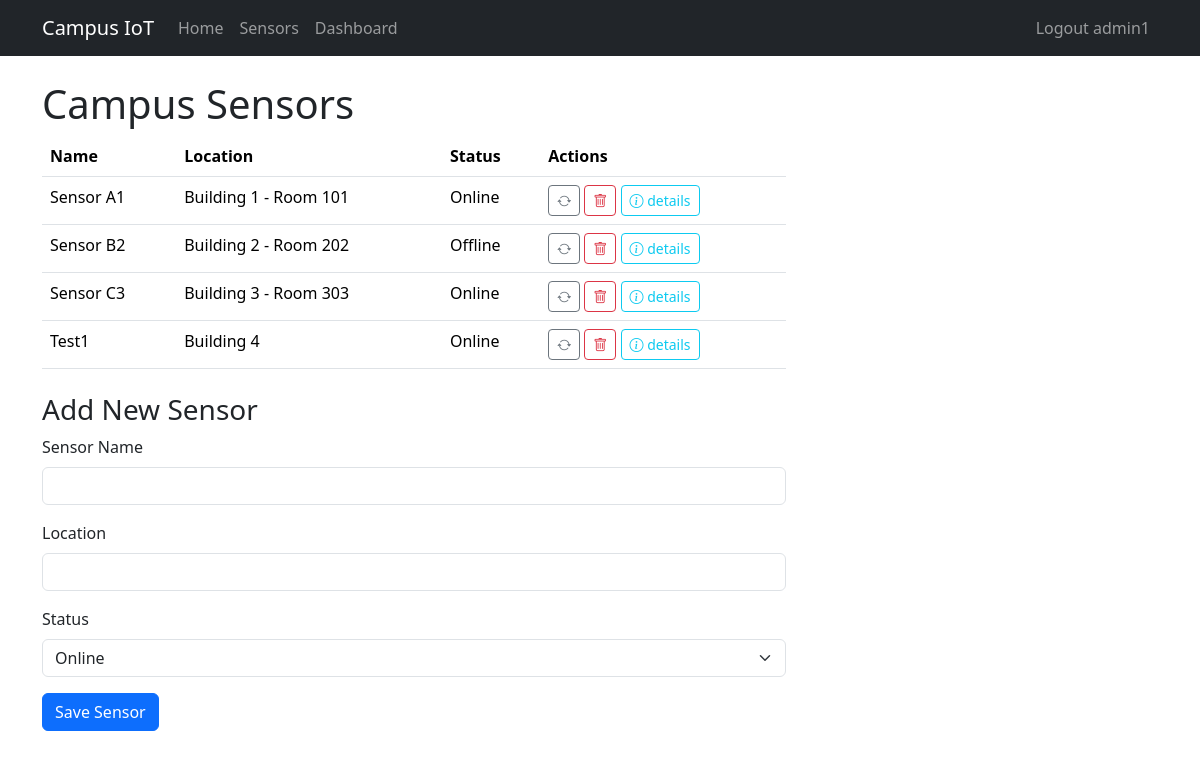
/sensors (signed in), run on an earlier commit of the app's database.
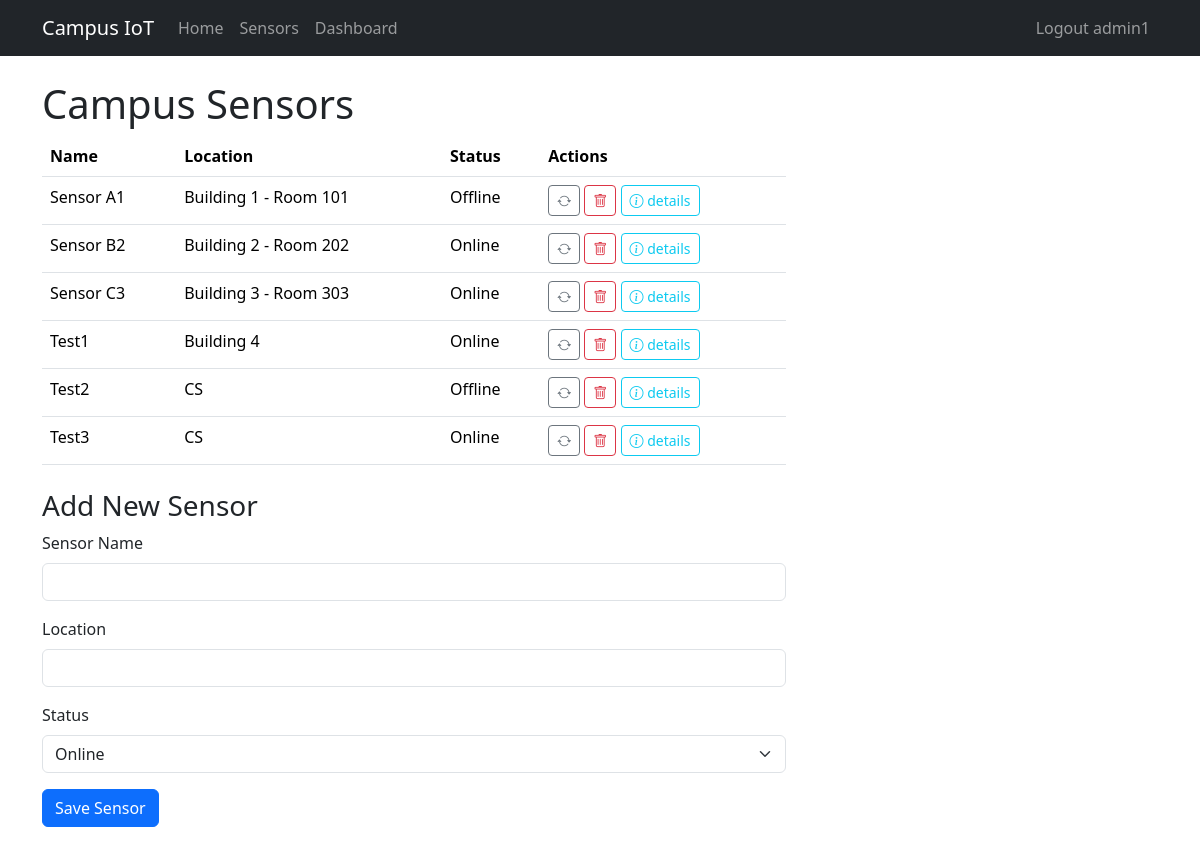
And on a later commit of the database.
### app/models.py (models this page shows, shortened)
class Sensor(db.Model):
    __tablename__ = 'sensors'
    id = db.Column(db.Integer, primary_key=True)
    name = db.Column(db.String(64), nullable=False)
    location = db.Column(db.String(128), nullable=False)
    status = db.Column(db.String(20), nullable=False)
    calibrations = db.relationship('Calibration', backref='sensor', cascade='all, delete-orphan')
    feedbacks = db.relationship('Feedback', backref='sensor', cascade='all, delete-orphan')
    readings = db.relationship(
        'TemperatureReading',
        back_populates='sensor',
        cascade='all, delete-orphan',
        order_by='TemperatureReading.timestamp'
    )

### app/views.py (the view, shortened to what this page needs)
@bp.route('/sensors', methods=['GET', 'POST'], endpoint='sensors')
@login_required
def sensors():
    if current_user.role != 'admin':
        abort(403)
    sensor_form = SensorForm()
    action_form = ActionForm()
    all_sensors = db.session.scalars(db.select(Sensor)).all()
    return render_template(
        'sensor_list.html',
        title='Sensors',
        sensors=all_sensors,
        sensor_form=sensor_form,
        action_form=action_form
    )

### app/forms.py
class SensorForm(FlaskForm):
    name = StringField(
        'Sensor Name',
        validators=[DataRequired(), Length(max=64)]
    )
    location = StringField(
        'Location',
        validators=[DataRequired(), Length(max=128)]
    )
    status = SelectField(
        'Status',
        choices=[('online','Online'), ('offline','Offline')],
        validators=[DataRequired()]
    )
    submit = SubmitField('Save Sensor')

class ActionForm(FlaskForm):
    class Meta:
        csrf = False
    record_id = HiddenField(validators=[DataRequired()])
    submit = SubmitField('Go')

### app/models.py (called while the page is built)
@login.user_loader
def load_user(user_id: str):
    return User.query.get(int(user_id))

### app/templates/sensor_list.html (shortened to what this page needs)
{% extends "base.html" %}
{% block content %}
  <h1 class="mt-4">Campus Sensors</h1>
  <div class="col-lg-8">
    <table class="table">
      <thead>
        <tr>
          <th>Name</th>
          <th>Location</th>
          <th>Status</th>
          <th>Actions</th>
        </tr>
      </thead>
      <tbody>
        {% for sensor in sensors %}
        <tr>
          <td>{{ sensor.name }}</td>
          <td>{{ sensor.location }}</td>
          <td>{{ sensor.status.capitalize() }}</td>
          <td>
            <form action="{{ url_for('main.toggle_sensor_status') }}"
                  method="post"
                  style="display:inline">
              <button class="btn btn-sm btn-outline-secondary" type="submit"
                      title="Toggle Status">
                <i class="bi bi-arrow-repeat"></i>
              </button>
            </form>
            <form action="{{ url_for('main.remove_sensor') }}"
                  method="post"
                  style="display:inline">
              <button class="btn btn-sm btn-outline-danger" type="submit">
                <i class="bi bi-trash"></i>
              </button>
            </form>
            <a href="{{ url_for('main.sensor_detail', id=sensor.id) }}"
               class="btn btn-sm btn-outline-info"
               title="Details">
              <i class="bi bi-info-circle"></i> details
            </a>
          </td>
        </tr>
        {% endfor %}
      </tbody>
    </table>
    <h3 class="mt-4">Add New Sensor</h3>
    {% import "bootstrap_wtf.html" as wtf %}
    {{ wtf.quick_form(sensor_form) }}
  </div>
{% endblock %}

What changed in the data, as far as the page shows it:
changed Sensor "Sensor A1": status "Online" → "Offline"
changed Sensor "Sensor B2": status "Offline" → "Online"
added Sensor: name "Test2", location "CS", status "Offline"
added Sensor: name "Test3", location "CS", status "Online"
